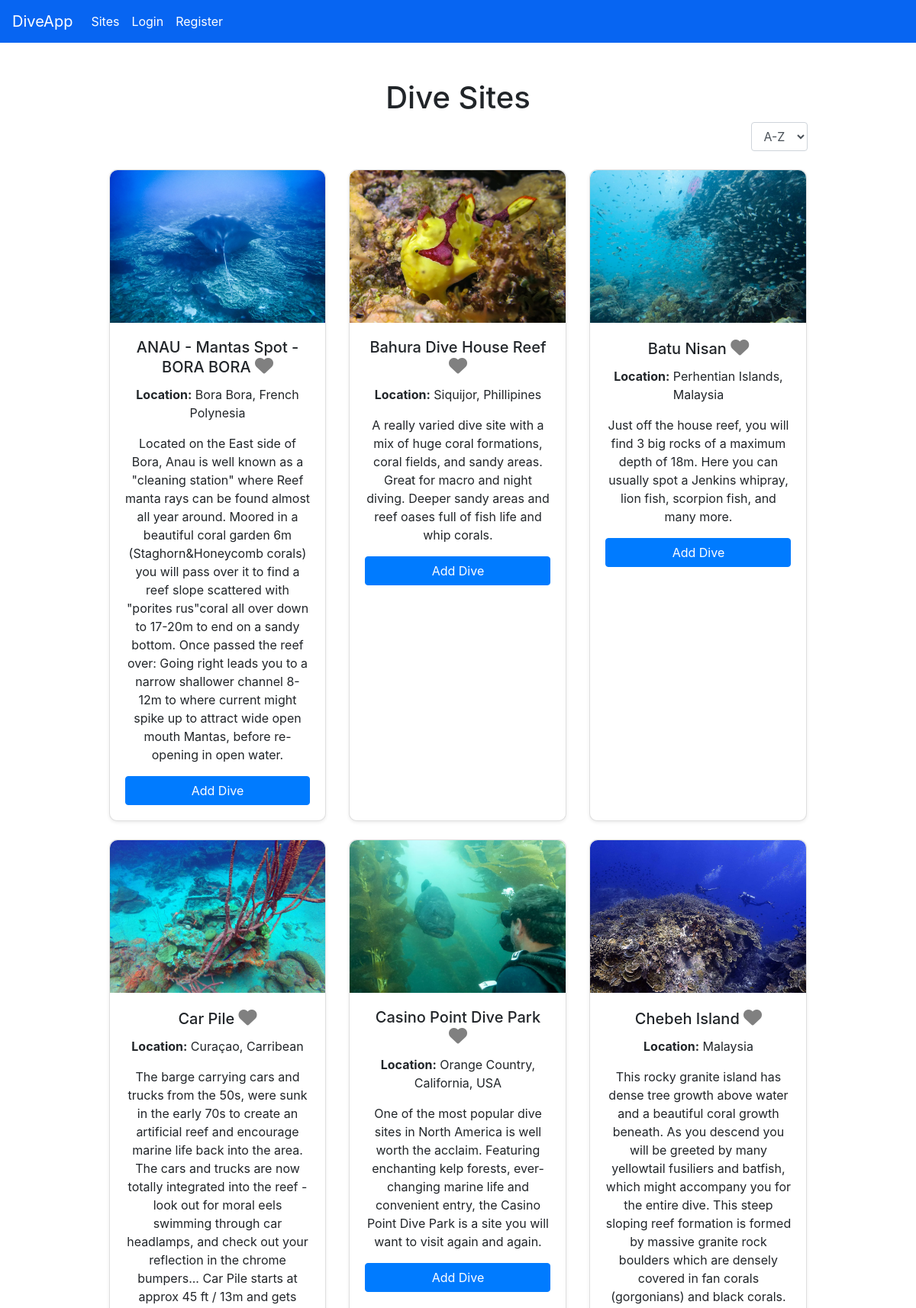
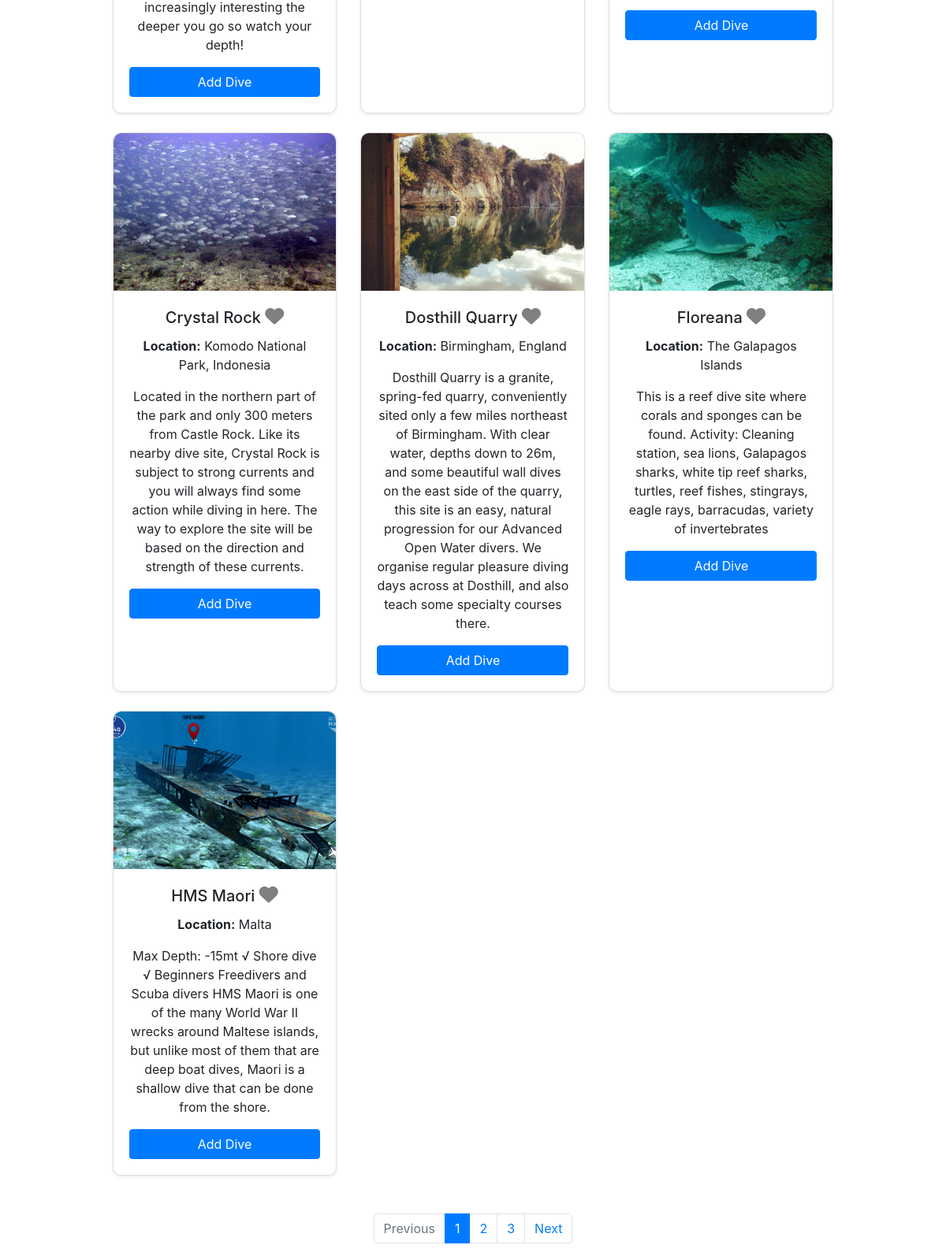
The page /dive_sites on the database its author committed (2 pictures, top to bottom).
### app/models.py (models this page shows, shortened)
class DiveSite(db.Model):
    id = db.Column(db.Integer, primary_key=True)
    name = db.Column(db.String(150), unique=True, nullable=False, index=True)
    location = db.Column(db.String(200), nullable=False)
    description = db.Column(db.Text, nullable=True)
    image_path = db.Column(db.String(200), nullable=True)
    dive_events = db.relationship('DiveEvent', backref='dive_site', lazy='dynamic')

### app/views.py (the view)
@app.route('/')
@app.route('/dive_sites')
def dive_sites():
    sort_filter = request.args.get('sort', 'asc')  # Default to 'asc' for A-Z
    page = request.args.get('page', 1, type=int)  # Current page number
    per_page = 10  # Number of items per page
    if sort_filter == 'asc':
        paginated_sites = DiveSite.query.order_by(DiveSite.name.asc()).paginate(page=page, per_page=per_page)
    elif sort_filter == 'desc':
        paginated_sites = DiveSite.query.order_by(DiveSite.name.desc()).paginate(page=page, per_page=per_page)
    else:
        paginated_sites = DiveSite.query.paginate(page=page, per_page=per_page)  # Default sorting
    favourite_site_ids = []
    if current_user.is_authenticated:
        favourite_site_ids = [favourite.dive_site_id for favourite in Favourites.query.filter_by(user_id=current_user.id).all()]
    return render_template(
        'sites.html',
        paginated_sites=paginated_sites,
        favourite_site_ids=favourite_site_ids,
        sort_filter=sort_filter
    )

### app/templates/sites.html (shortened to what this page needs)
{% extends "base.html" %}
{% block content %}
<div class="container mt-5" style="max-width: 90%;">
    <div class="row mb-4">
        <div class="col-md-12 text-center">
            <h1 class="text-center">Dive Sites</h1>
        </div>
        <div class="col-md-12 text-right">
            <form method="get" action="{{ url_for('dive_sites') }}">
                <select name="sort" id="sort" class="form-control d-inline-block w-auto" onchange="this.form.submit()">
                    <option value="asc" {% if sort_filter == 'asc' %}selected{% endif %}>A-Z</option>
                </select>
            </form>
        </div>
    </div>
    <div class="row">
        {% for site in paginated_sites.items %}
        <div class="col-lg-4 col-md-6 mb-4">
            <div class="card h-100 shadow-sm">
                {% if site.image_path %}
                <img src="{{ url_for('static', filename=site.image_path) }}" class="card-img-top card-img-custom" alt="{{ site.name }}">
                {% else %}
                <img src="{{ url_for('static', filename='images/default.jpg') }}" class="card-img-top card-img-custom" alt="Image of {{site.name}}">
                {% endif %}
                <div class="card-body">
                    <h5 class="card-title">
                        {{ site.name }}
                        <i
                            class="heart-icon fa fa-heart{% if site.id in favourite_site_ids %} filled{% endif %}"
                            data-site-id="{{ site.id }}"
                            style="cursor: pointer; font-size: 24px; color: {% if site.id in favourite_site_ids %}red{% else %}grey{% endif %};"
                        ></i>
                    </h5>
                    <p><strong>Location:</strong> {{ site.location }}</p>
                    <p>{{ site.description or 'No description available.' }}</p>
                    <a href="{{ url_for('add_dive', site_id=site.id) }}" class="btn btn-primary btn-block">Add Dive</a>
                </div>
            </div>
        </div>
        {% endfor %}
    </div>
    <nav aria-label="Page navigation">
        <ul class="pagination justify-content-center mt-4">
            {% if paginated_sites.has_prev %}
            <li class="page-item">
                <a class="page-link" href="{{ url_for('dive_sites', page=paginated_sites.prev_num, sort=sort_filter) }}">Previous</a>
            </li>
            {% else %}
            <li class="page-item disabled">
                <a class="page-link" href="#">Previous</a>
            </li>
            {% endif %}
            {% for page_num in paginated_sites.iter_pages(left_edge=2, right_edge=2, left_current=2, right_current=2) %}
            {% if page_num %}
            <li class="page-item {% if page_num == paginated_sites.page %}active{% endif %}">
                <a class="page-link" href="{{ url_for('dive_sites', page=page_num, sort=sort_filter) }}">{{ page_num }}</a>
            </li>
            {% else %}
            <li class="page-item disabled"><a class="page-link" href="#">...</a></li>
            {% endif %}
            {% endfor %}
            {% if paginated_sites.has_next %}
            <li class="page-item">
                <a class="page-link" href="{{ url_for('dive_sites', page=paginated_sites.next_num, sort=sort_filter) }}">Next</a>
            </li>
            {% else %}
            <li class="page-item disabled">
                <a class="page-link" href="#">Next</a>
            </li>
            {% endif %}
        </ul>
    </nav>
</div>
{% endblock %}

### app/templates/base.html (shortened to what this page needs)
<!DOCTYPE html>
<html lang="en">
<head>
  <link rel="stylesheet" href="https://stackpath.bootstrapcdn.com/bootstrap/4.2.1/css/bootstrap.min.css">
  <link rel="stylesheet" href="{{ url_for('static', filename='style.css') }}">
  <link rel="stylesheet" href="//cdnjs.cloudflare.com/ajax/libs/cookieconsent/3.1.1/cookieconsent.min.css" />
  <link rel="stylesheet" href="https://cdnjs.cloudflare.com/ajax/libs/font-awesome/6.0.0-beta3/css/all.min.css">
</head>
<body>
  <nav class="navbar navbar-expand-lg navbar-dark">
    <a class="navbar-brand" href="{{ url_for('dive_sites') }}">DiveApp</a>
    <div class="collapse navbar-collapse" id="navbarNav">
      <ul class="navbar-nav mr-auto">
        <li class="nav-item">
          <a class="nav-link" href="{{ url_for('dive_sites') }}">Sites</a>
        </li>
        {% if current_user.is_authenticated %}
        <li class="nav-item">
          <a class="nav-link" href="{{ url_for('dive_log') }}">Dive Log</a>
        </li>
        <li class="nav-item">
          <a class="nav-link" href="{{ url_for('favourites') }}">Favourites</a>
        </li>
        <li class="nav-item">
        <li class="nav-item">
          <a class="nav-link" href="{{ url_for('logout') }}">Logout</a>
        </li>
        <li class="nav-item">
          <a class="nav-link" href="{{ url_for('change_password') }}">Change Password</a>
      </li>
        {% else %}
        <li class="nav-item">
          <a class="nav-link" href="{{ url_for('login') }}">Login</a>
        </li>
        <li class="nav-item">
          <a class="nav-link" href="{{ url_for('register') }}">Register</a>
        </li>
        {% endif %}
      </ul>
    </div>
  </nav>
  <div class="container mt-4">
    {% block content %}{% endblock %}
  </div>
</body>
</html>

### app/static/style.css (style rules this page uses)
.card-img-top { height: 300px; object-fit: cover; border-radius: 10px 10px 0 0; }
.card { border-radius: 10px; transition: transform 0.2s ease, box-shadow 0.2s ease; height: auto; min-height: 400px; }
.card-img-custom { height: 200px; object-fit: cover; border-top-left-radius: 10px; border-top-right-radius: 10px; }
.card-body { padding: 20px; text-align: center; }
.container { max-width: 90%; margin: 0 auto; }
.heart-icon:not(.filled) { color: grey; }
.navbar { background-color: #0765F2; }
.navbar a.nav-link { color: #ffffff !important; }

### rows shown on the page
DiveSite: image_path (picture), name "ANAU - Mantas Spot - BORA BORA", location "Bora Bora, French Polynesia", description "Located on the East side of Bora, Anau is well known as a \"cleaning station\" where Reef manta rays can be found almost all year around. Moored in a beautiful coral garden 6m (Staghorn&Honeycomb corals) you will pass over it to find a reef slope scattered with \"porites rus\"coral all over down to 17-20m to end on a sandy bottom. Once passed the reef over: Going right leads you to a narrow shallower channel 8-12m to where current might spike up to attract wide open mouth Mantas, before re-opening in open water."
DiveSite: image_path (picture), name "Bahura Dive House Reef", location "Siquijor, Phillipines", description "A really varied dive site with a mix of huge coral formations, coral fields, and sandy areas. Great for macro and night diving. Deeper sandy areas and reef oases full of fish life and whip corals."
DiveSite: image_path (picture), name "Batu Nisan", location "Perhentian Islands, Malaysia", description "Just off the house reef, you will find 3 big rocks of a maximum depth of 18m. Here you can usually spot a Jenkins whipray, lion fish, scorpion fish, and many more."
DiveSite: image_path (picture), name "Car Pile", location "Curaçao, Carribean", description "The barge carrying cars and trucks from the 50s, were sunk in the early 70s to create an artificial reef and encourage marine life back into the area. The cars and trucks are now totally integrated into the reef - look out for moral eels swimming through car headlamps, and check out your reflection in the chrome bumpers... Car Pile starts at approx 45 ft / 13m and gets increasingly interesting the deeper you go so watch your depth!"
DiveSite: image_path (picture), name "Casino Point Dive Park", location "Orange Country, California, USA", description "One of the most popular dive sites in North America is well worth the acclaim. Featuring enchanting kelp forests, ever-changing marine life and convenient entry, the Casino Point Dive Park is a site you will want to visit again and again."
DiveSite: image_path (picture), name "Chebeh Island", location "Malaysia", description "This rocky granite island has dense tree growth above water and a beautiful coral growth beneath. As you descend you will be greeted by many yellowtail fusiliers and batfish, which might accompany you for the entire dive. This steep sloping reef formation is formed by massive granite rock boulders which are densely covered in fan corals (gorgonians) and black corals."
DiveSite: image_path (picture), name "Crystal Rock", location "Komodo National Park, Indonesia", description "Located in the northern part of the park and only 300 meters from Castle Rock. Like its nearby dive site, Crystal Rock is subject to strong currents and you will always find some action while diving in here. The way to explore the site will be based on the direction and strength of these currents."
DiveSite: image_path (picture), name "Dosthill Quarry", location "Birmingham, England", description "Dosthill Quarry is a granite, spring-fed quarry, conveniently sited only a few miles northeast of Birmingham. With clear water, depths down to 26m, and some beautiful wall dives on the east side of the quarry, this site is an easy, natural progression for our Advanced Open Water divers. We organise regular pleasure diving days across at Dosthill, and also teach some specialty courses there."
DiveSite: image_path+name (picture), name "Floreana", location "The Galapagos Islands", description "This is a reef dive site where corals and sponges can be found. Activity: Cleaning station, sea lions, Galapagos sharks, white tip reef sharks, turtles, reef fishes, stingrays, eagle rays, barracudas, variety of invertebrates"
DiveSite: image_path (picture), name "HMS Maori", location "Malta", description "Max Depth: -15mt √ Shore dive √ Beginners Freedivers and Scuba divers HMS Maori is one of the many World War II wrecks around Maltese islands, but unlike most of them that are deep boat dives, Maori is a shallow dive that can be done from the shore."

### other values the page prints
{{ page_num }} "1" "2" "3"
